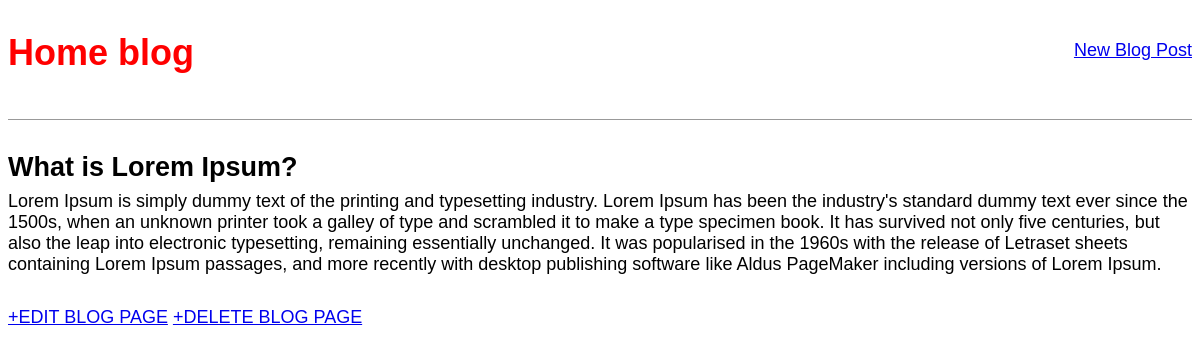
The app's page /post/1/ with its own data.
### blog/models.py (models this page shows, shortened)
class Post(models.Model):
    tital = models.CharField(max_length=200)
    author = models.ForeignKey(
        'auth.User',
        on_delete=models.CASCADE,
    )
    body = models.TextField()

### blog/views.py (the view)
# urls.py: path('post/<int:pk>/', BlogDetailView.as_view(), name='post_detail'),
class BlogDetailView(DetailView): # new for DetailView
    model = Post
    template_name = 'post_detail.html'

### blog/templates/post_detail.html
{% extends 'base.html' %}
{% block content %}
    <div class="post-entry">
        <h2>{{ object.tital }}</h2>
        <p>{{ object.body }}</p>
    </div>
    <a href="{% url 'post_edit' post.pk %}">+EDIT BLOG PAGE</a>
    <a href="{% url 'post_delete' post.pk %}">+DELETE BLOG PAGE</a>
{% endblock content %}

### blog/static/css/base.css (style rules this page uses)
body { font-family: 'Source Sans Pro', sans-serif; font-size: 18px; }
.post-entry { margin-bottom: 2rem; }
.post-entry h2 { margin: 0.5rem 0; }
.post-entry p { margin: 0; font-weight: 400; }

### records on screen
Post: tital "What is Lorem Ipsum?", body "Lorem Ipsum is simply dummy text of the printing and typesetting industry. Lorem Ipsum has been the industry's standard dummy text ever since the 1500s, when an unknown printer took a galley of type and scrambled it to make a type specimen book. It has survived not only five centuries, but also the leap into electronic typesetting, remaining essentially unchanged. It was popularised in the 1960s with the release of Letraset sheets containing Lorem Ipsum passages, and more recently with desktop publishing software like Aldus PageMaker including versions of Lorem Ipsum."
